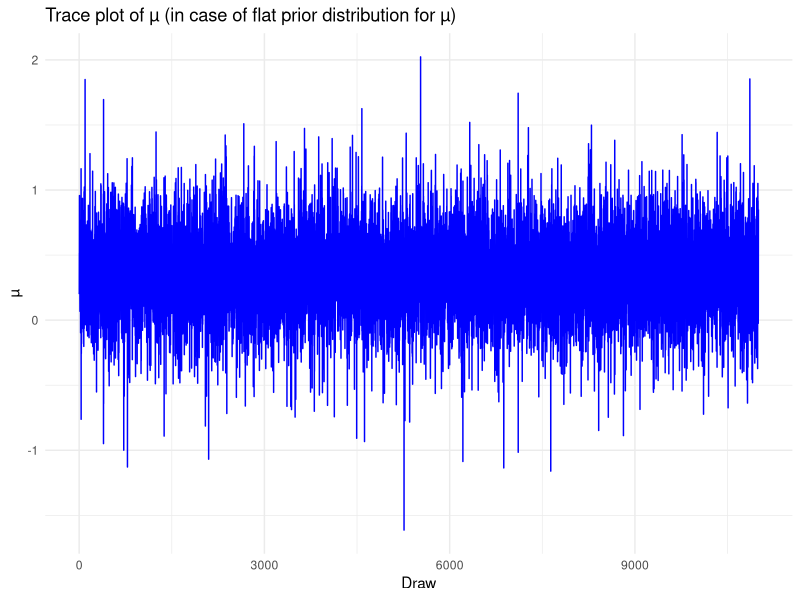
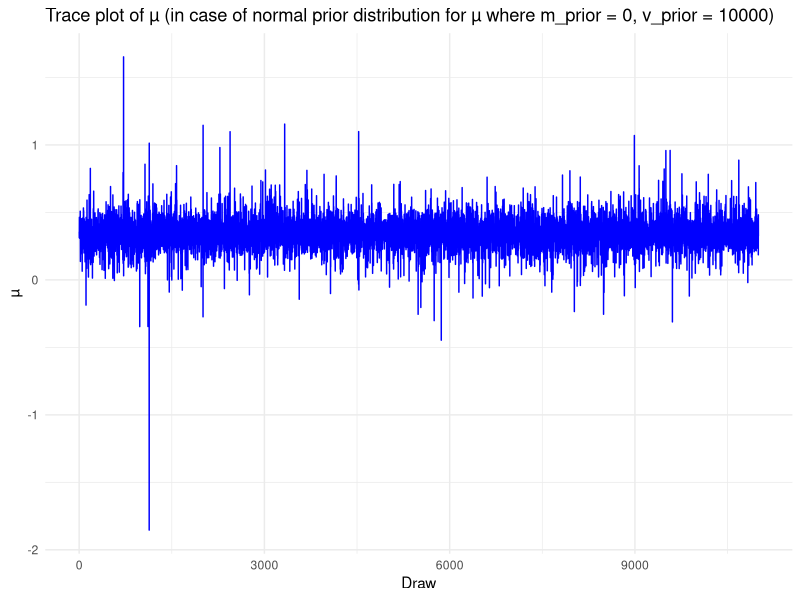
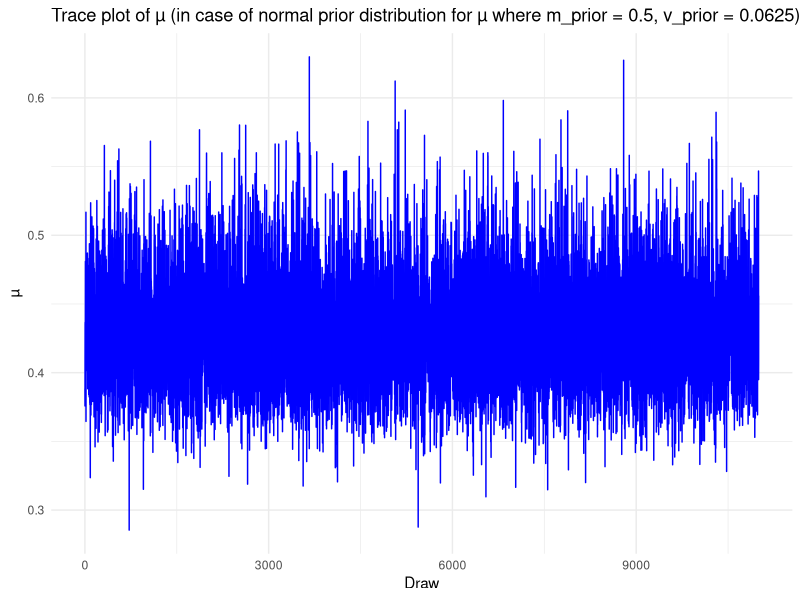
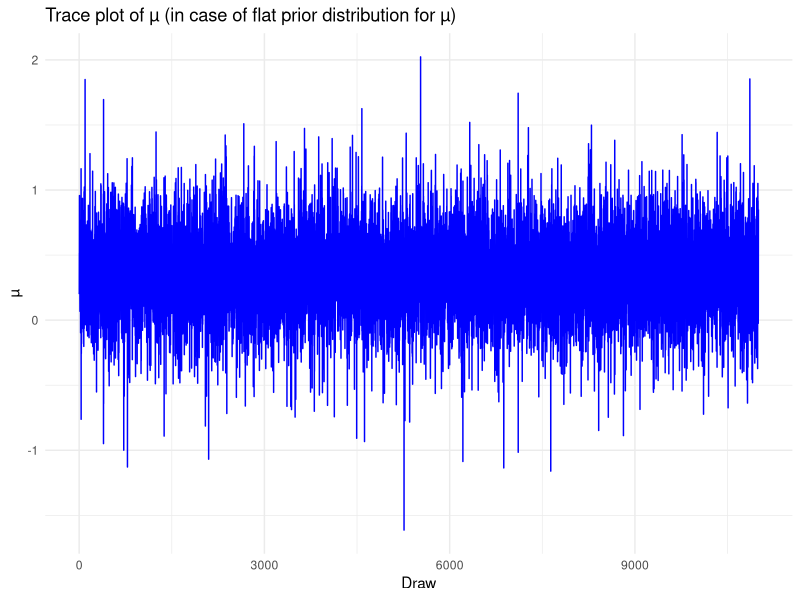
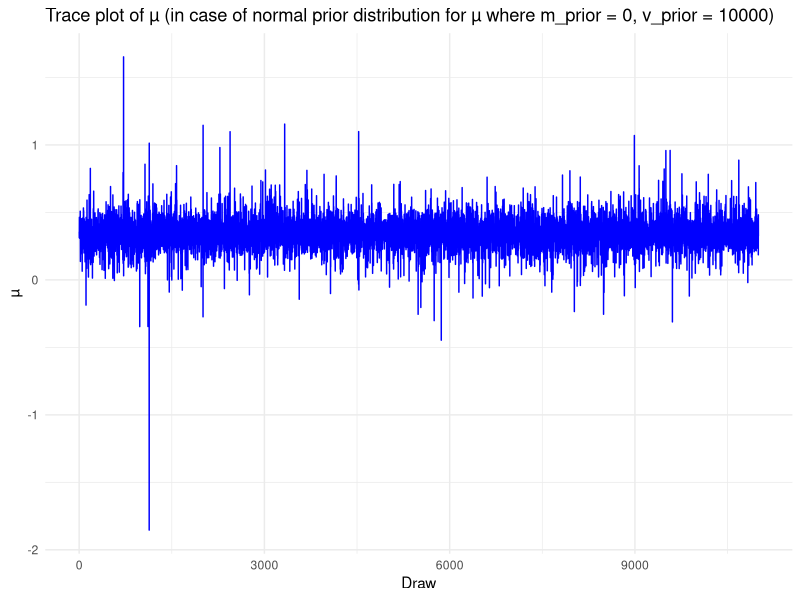
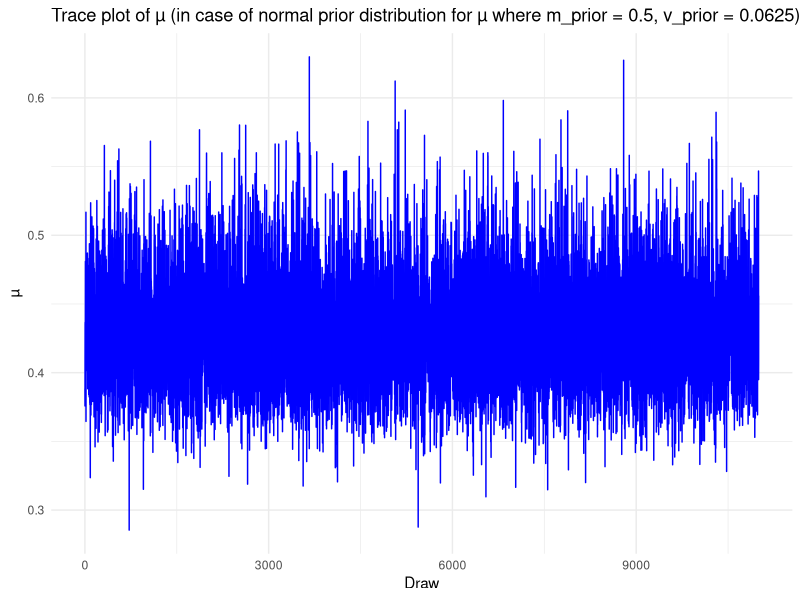

R code for these plots, in order:
## ---- chunk 1
print('Gibbs sampling in case of flat prior distribution for µ')
sampleData <- c(1.6088,-1.4579,0.4502,1.0701,-0.3803,1.1201,0.4199,0.3998,-0.1904,0.3932)
numberOfSimulations <- 11000
numberOfBurnIn <- 1000

gibbsSampling_flatPrior <- function(input_sample){
  h_list <- numeric(numberOfSimulations)
  mu_list <- numeric(numberOfSimulations)
  
  initial_mu <- mean(input_sample)
  numberOfSample <- length(input_sample)
  
  # Gibbs sampling
  for (i in 1:numberOfSimulations) {
    a <- numberOfSample / 2
    
    if (i-1 == 0){
      b <- 1 / (1/2 * sum(sapply(1:numberOfSample, 
                                 function(j) (input_sample[j] - initial_mu)^2)))
    } else {
      b <- 1 / (1/2 * sum(sapply(1:numberOfSample, 
                                 function(j) (input_sample[j] - mu_list[i-1])^2)))
    }
    
    bar_y <- mean(sampleData)
    
    # draw from Gamma distribution
    h_list[i] <- rgamma(n = 1, shape = a, scale = b)
    
    # draw from Normal distribution
    mu_list[i] <- rnorm(n = 1, mean = bar_y, 
                        sd = sqrt(1/(h_list[i] * numberOfSample)))
  }
  return(list(h=h_list, mu=mu_list))
}

a_result <- gibbsSampling_flatPrior(sampleData)

# Trace plot of µ
library(ggplot2)
serialNumber <- seq(from=1, to=numberOfSimulations, by=1)
df <- data.frame(draw = serialNumber, mu = a_result$mu)

ggplot(df, aes(x = draw, y = mu)) +
  geom_line(color = "blue") +
  labs(title = 'Trace plot of µ (in case of flat prior distribution for µ)',
       x = 'Draw', y = 'µ') +
  theme_minimal()
ggsave('figures/a_flatPrior_tracePlot.png', width = 10, height = 6, dpi = 300)

# estimate the posterior probabilities
print('The posterior probabilities are:')
sum_mu_greater_0 <- sum(a_result$mu[numberOfBurnIn:numberOfSimulations] > 0)
print(paste('Pr(µ > 0 | y) =', sum_mu_greater_0/(numberOfSimulations-numberOfBurnIn)))

sum_mu_less_0 <- sum(a_result$mu[numberOfBurnIn:numberOfSimulations] < 0)
print(paste('Pr(µ < 0 | y) =', sum_mu_less_0/(numberOfSimulations-numberOfBurnIn)))
## ---- chunk 2
print('Gibbs sampling in case of normal prior distribution for µ')

gibbsSampling_normalPrior <- function(input_sample, prior_mean, prior_variance){
  h_list <- numeric(numberOfSimulations)
  mu_list <- numeric(numberOfSimulations)
  
  initial_mu <- mean(input_sample)
  numberOfSample <- length(input_sample)
  
  for (i in 1:numberOfSimulations) {
    a <- numberOfSample / 2
    
    if (i-1 == 0){
      b <- 1 / (1/2 * sum(sapply(1:numberOfSample, 
                                 function(j) (input_sample[j] - initial_mu)^2)))
    } else {
      b <- 1 / (1/2 * sum(sapply(1:numberOfSample, 
                                 function(j) (input_sample[j] - mu_list[i-1])^2)))
    }
    
    bar_y <- mean(input_sample)
    
    # draw from Gamma distribution
    h_list[i] <- rgamma(n = 1, shape = a, scale = b)
    
    # draw from Normal distribution
    posterior_mean <- ((prior_mean/prior_variance) 
                       + h_list[i]*numberOfSample*mean(input_sample)) / (1/prior_variance + h_list[i]*numberOfSample)
    posterior_variance <- 1 / (1/prior_variance + h_list[i]*numberOfSample)
    
    mu_list[i] <- rnorm(n = 1, mean = posterior_mean, sd = posterior_variance)
  }
  return(list(h=h_list, mu=mu_list))
}

b_prior_mean <- 0
b_prior_variance <- 100^2 

b_result <- gibbsSampling_normalPrior(sampleData, b_prior_mean, b_prior_variance)

# Trace plot of µ
serialNumber <- seq(from=1, to=numberOfSimulations, by=1)

df <- data.frame(draw = serialNumber, mu = b_result$mu)

ggplot(df, aes(x = draw, y = mu)) +
  geom_line(color = "blue") +
  labs(title = 'Trace plot of µ (in case of normal prior distribution for µ where m_prior = 0, v_prior = 10000)',
       x = 'Draw', y = 'µ') +
  theme_minimal()
ggsave('figures/b_normalPrior_tracePlot.png', width = 10, height = 6, dpi = 300)

# estimate the posterior probabilities
print('The posterior probabilities are:')
sum_mu_greater_0 <- sum(b_result$mu[numberOfBurnIn:numberOfSimulations] > 0)
print(paste('Pr(µ > 0 | y) =', sum_mu_greater_0/(numberOfSimulations-numberOfBurnIn)))

sum_mu_less_0 <- sum(b_result$mu[numberOfBurnIn:numberOfSimulations] < 0)
print(paste('Pr(µ < 0 | y) =', sum_mu_less_0/(numberOfSimulations-numberOfBurnIn)))
## ---- chunk 3
print('Gibbs sampling in case of normal prior distribution for µ')
c_prior_mean <- 0.5
c_prior_variance <- 0.25^2

c_result <- gibbsSampling_normalPrior(sampleData, c_prior_mean, c_prior_variance)

# Trace plot of µ
serialNumber <- seq(from=1, to=numberOfSimulations, by=1)
df <- data.frame(draw = serialNumber, mu = c_result$mu)

ggplot(df, aes(x = draw, y = mu)) +
  geom_line(color = "blue") +
  labs(title = 'Trace plot of µ (in case of normal prior distribution for µ where m_prior = 0.5, v_prior = 0.0625)',
       x = 'Draw', y = 'µ') +
  theme_minimal()
ggsave('figures/c_normalPrior_tracePlot.png', width = 10, height = 6, dpi = 300)

# estimate the posterior probabilities
print('The posterior probabilities are:')
sum_mu_greater_0 <- sum(c_result$mu[numberOfBurnIn:numberOfSimulations] > 0)
print(paste('Pr(µ > 0 | y) =', sum_mu_greater_0/(numberOfSimulations-numberOfBurnIn)))

sum_mu_less_0 <- sum(c_result$mu[numberOfBurnIn:numberOfSimulations] < 0)
print(paste('Pr(µ < 0 | y) =', sum_mu_less_0/(numberOfSimulations-numberOfBurnIn)))
## ---- chunk 4

twoSidedTest <- function(input_t) {
  if (input_t > -2.2622 & input_t < 2.2622) {
    print('t ∈ [-2.2622, 2.2622]: Do not reject the null.')
  } else {
    print('t ∉ [-2.2622, 2.2622]: Reject the null.')
  }
}

a_t_statistic <-mean(a_result$mu) / sqrt(var(a_result$mu)/length(a_result$mu))
print('A classical/frequentist two-sided test in (a):')
print(paste('Test statistic:', a_t_statistic))
twoSidedTest(a_t_statistic)

b_t_statistic <- mean(b_result$mu) / sqrt(var(b_result$mu)/length(b_result$mu))
print('A classical/frequentist two-sided test in (b):')
print(paste('Test statistic:', b_t_statistic))
twoSidedTest(b_t_statistic)

c_t_statistic <- mean(c_result$mu) / sqrt(var(c_result$mu)/length(c_result$mu))
print('A classical/frequentist two-sided test in (c):')
print(paste('Test statistic:', c_t_statistic))
twoSidedTest(c_t_statistic)

